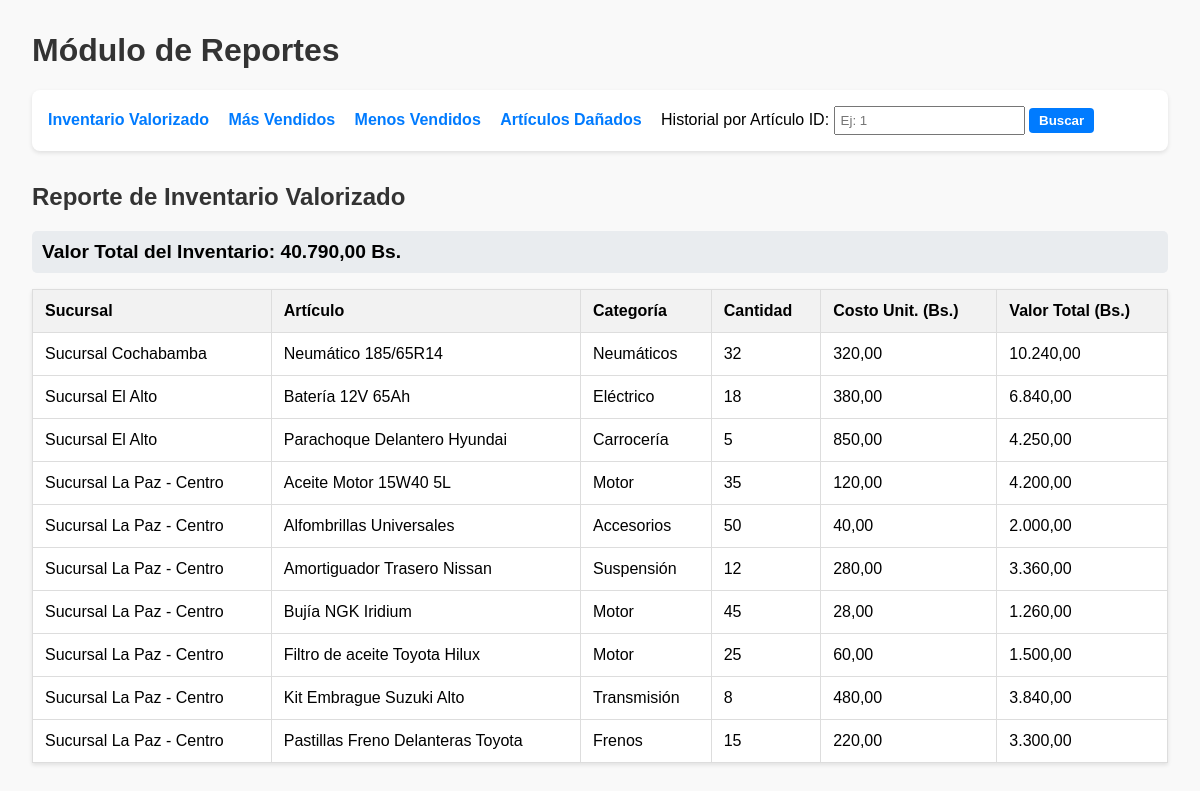
Page /presentacion/reportes.php?reporte=inventario_valorizado on the committed database.
### tables this page shows
CREATE TABLE `inventario_stock` (
  `id_stock` int(11) NOT NULL,
  `id_articulo` int(11) NOT NULL,
  `id_sucursal` int(11) NOT NULL,
  `cantidad` int(11) NOT NULL DEFAULT 0,
  `stock_minimo_rojo` int(11) NOT NULL DEFAULT 3,
  `stock_minimo_naranja` int(11) NOT NULL DEFAULT 6,
  `ubicacion_exacta` varchar(100) DEFAULT NULL
);

CREATE TABLE `sucursales` (
  `id_sucursal` int(11) NOT NULL,
  `nombre` varchar(100) NOT NULL,
  `direccion` varchar(255) DEFAULT NULL
);

CREATE TABLE `articulos` (
  `id_articulo` int(11) NOT NULL,
  `id_categoria` int(11) NOT NULL,
  `codigo_articulo` varchar(50) NOT NULL,
  `descripcion` varchar(255) NOT NULL,
  `codigo_barras_qr` varchar(100) DEFAULT NULL,
  `precio_venta` decimal(10,2) NOT NULL,
  `costo_compra_promedio` decimal(10,2) NOT NULL DEFAULT 0.00
);

CREATE TABLE `categorias` (
  `id_categoria` int(11) NOT NULL,
  `nombre_categoria` varchar(100) NOT NULL,
  `descripcion` text DEFAULT NULL
);

### datos/conexion.php (called while the page is built)
<?php
class Conexion {
    public static function conectar() {
        $host = 'localhost';
        $db_name = 'almacen_autos';
        $username = 'root';
        $password = '123456';
        try {
            $pdo = new PDO("mysql:host=$host;dbname=$db_name;charset=utf8", $username, $password);
            $pdo->setAttribute(PDO::ATTR_ERRMODE, PDO::ERRMODE_EXCEPTION);
            return $pdo;
        } catch (PDOException $e) {
            die("¡Error de conexión!: " . $e->getMessage());
        }
    }
}
?>

### negocio/ReportesNegocio.php (called while the page is built, shortened)
<?php
require_once '../datos/ReportesDatos.php';
class ReportesNegocio {
    public function generarReporteInventarioValorizado() {
        $repo = new ReportesDatos();
        $inventarioCrudo = $repo->obtenerInventarioValorizado();
        $totalGeneral = 0;
        foreach ($inventarioCrudo as $item) {
            $totalGeneral += $item['valor_total_articulo'];
        }
        return [
            'detalle' => $inventarioCrudo,
            'total_general' => $totalGeneral
        ];
    }
}
?>

### datos/ReportesDatos.php (called while the page is built, shortened)
<?php
require_once 'conexion.php';
class ReportesDatos {
    private $pdo;
    public function __construct() {
        $this->pdo = Conexion::conectar();
    }
    public function obtenerInventarioValorizado() {
        $sql = "
            SELECT
                s.nombre AS sucursal,
                c.nombre_categoria,
                a.descripcion AS articulo,
                i.cantidad,
                a.costo_compra_promedio,
                (i.cantidad * a.costo_compra_promedio) AS valor_total_articulo
            FROM inventario_stock i
            JOIN articulos a ON i.id_articulo = a.id_articulo
            JOIN sucursales s ON i.id_sucursal = s.id_sucursal
            JOIN categorias c ON a.id_categoria = c.id_categoria
            WHERE i.cantidad > 0
            ORDER BY s.nombre, a.descripcion;
        ";
        $stmt = $this->pdo->prepare($sql);
        $stmt->execute();
        return $stmt->fetchAll(PDO::FETCH_ASSOC);
    }
}
?>

### presentacion/reportes.php (the view, shortened to what this page needs)
<?php
require_once '../negocio/ReportesNegocio.php';
$reporteActual = null;
$reporteData = null;
$reporteTitulo = "";
if (isset($_GET['reporte'])) {
    $reporteActual = $_GET['reporte'];
    $manager = new ReportesNegocio();
    switch ($reporteActual) {
        case 'inventario_valorizado':
            $reporteTitulo = "Reporte de Inventario Valorizado";
            $reporteData = $manager->generarReporteInventarioValorizado();
            break;
    }
}
?>
<!DOCTYPE html>
<html lang="es">
<head>
</head>
<body>
<div class="container">
    <h1>Módulo de Reportes</h1>
    <nav>
        <a href="?reporte=inventario_valorizado">Inventario Valorizado</a>
        <a href="?reporte=mas_vendidos">Más Vendidos</a>
        <a href="?reporte=menos_vendidos">Menos Vendidos</a>
        <a href="?reporte=articulos_danados">Artículos Dañados</a>
        <form action="?reporte=historial_articulo" method="POST">
            <label for="id_articulo">Historial por Artículo ID:</label>
            <input type="number" id="id_articulo" name="id_articulo" placeholder="Ej: 1" required>
            <button type="submit">Buscar</button>
        </form>
    </nav>
    <?php if ($reporteData): ?>
        <h2><?php echo $reporteTitulo; ?></h2>
        <?php switch ($reporteActual):
            case 'inventario_valorizado': ?>
                <div class="total">
                    Valor Total del Inventario: <?php echo number_format($reporteData['total_general'], 2, ',', '.'); ?> Bs.
                </div>
                <table>
                    <thead>
                        <tr>
                            <th>Sucursal</th><th>Artículo</th><th>Categoría</th><th>Cantidad</th><th>Costo Unit. (Bs.)</th><th>Valor Total (Bs.)</th>
                        </tr>
                    </thead>
                    <tbody>
                        <?php foreach ($reporteData['detalle'] as $item): ?>
                        <tr>
                            <td><?php echo htmlspecialchars($item['sucursal']); ?></td>
                            <td><?php echo htmlspecialchars($item['articulo']); ?></td>
                            <td><?php echo htmlspecialchars($item['nombre_categoria']); ?></td>
                            <td><?php echo $item['cantidad']; ?></td>
                            <td><?php echo number_format($item['costo_compra_promedio'], 2, ',', '.'); ?></td>
                            <td><?php echo number_format($item['valor_total_articulo'], 2, ',', '.'); ?></td>
                        </tr>
                        <?php endforeach; ?>
                    </tbody>
                </table>
            <?php break; ?>
        <?php endswitch; ?>
    <?php else: ?>
        <p>Por favor, selecciona un reporte para generar.</p>
    <?php endif; ?>
</div>
</body>
</html>

### presentacion/reportes.php (style rules this page uses)
body { font-family: sans-serif; margin: 2em; background-color: #f9f9f9; }
nav { background-color: #fff; padding: 1em; border-radius: 8px; box-shadow: 0 2px 4px rgba(0,0,0,0.1); margin-bottom: 2em; }
nav a, nav button { margin-right: 15px; text-decoration: none; color: #007bff; font-weight: bold; }
nav form { display: inline-block; }
nav input { padding: 5px; }
nav button { padding: 5px 10px; background-color: #007bff; color: white; border: none; cursor: pointer; border-radius: 4px; }
table { width: 100%; border-collapse: collapse; margin-top: 1em; background-color: #fff; box-shadow: 0 2px 4px rgba(0,0,0,0.1); }
th, td { border: 1px solid #ddd; padding: 12px; text-align: left; }
th { background-color: #f2f2f2; }
h1, h2 { color: #333; }
.total { font-size: 1.2em; font-weight: bold; margin-top: 1em; background-color: #e9ecef; padding: 10px; border-radius: 5px; }
.container { max-width: 1200px; margin: auto; }

### rows in the picture
inventario_stock: id_sucursal.nombre "Sucursal Cochabamba", id_articulo.descripcion "Neumático 185/65R14", categorias.nombre_categoria "Neumáticos", cantidad "32", id_articulo.costo_compra_promedio "320,00", valor_total_articulo "10.240,00"
inventario_stock: id_sucursal.nombre "Sucursal El Alto", id_articulo.descripcion "Batería 12V 65Ah", categorias.nombre_categoria "Eléctrico", cantidad "18", id_articulo.costo_compra_promedio "380,00", valor_total_articulo "6.840,00"
inventario_stock: id_sucursal.nombre "Sucursal El Alto", id_articulo.descripcion "Parachoque Delantero Hyundai", categorias.nombre_categoria "Carrocería", cantidad "5", id_articulo.costo_compra_promedio "850,00", valor_total_articulo "4.250,00"
inventario_stock: id_sucursal.nombre "Sucursal La Paz - Centro", id_articulo.descripcion "Aceite Motor 15W40 5L", categorias.nombre_categoria "Motor", cantidad "35", id_articulo.costo_compra_promedio "120,00", valor_total_articulo "4.200,00"
inventario_stock: id_sucursal.nombre "Sucursal La Paz - Centro", id_articulo.descripcion "Alfombrillas Universales", categorias.nombre_categoria "Accesorios", cantidad "50", id_articulo.costo_compra_promedio "40,00", valor_total_articulo "2.000,00"
inventario_stock: id_sucursal.nombre "Sucursal La Paz - Centro", id_articulo.descripcion "Amortiguador Trasero Nissan", categorias.nombre_categoria "Suspensión", cantidad "12", id_articulo.costo_compra_promedio "280,00", valor_total_articulo "3.360,00"
inventario_stock: id_sucursal.nombre "Sucursal La Paz - Centro", id_articulo.descripcion "Bujía NGK Iridium", categorias.nombre_categoria "Motor", cantidad "45", id_articulo.costo_compra_promedio "28,00", valor_total_articulo "1.260,00"
inventario_stock: id_sucursal.nombre "Sucursal La Paz - Centro", id_articulo.descripcion "Filtro de aceite Toyota Hilux", categorias.nombre_categoria "Motor", cantidad "25", id_articulo.costo_compra_promedio "60,00", valor_total_articulo "1.500,00"
inventario_stock: id_sucursal.nombre "Sucursal La Paz - Centro", id_articulo.descripcion "Kit Embrague Suzuki Alto", categorias.nombre_categoria "Transmisión", cantidad "8", id_articulo.costo_compra_promedio "480,00", valor_total_articulo "3.840,00"
inventario_stock: id_sucursal.nombre "Sucursal La Paz - Centro", id_articulo.descripcion "Pastillas Freno Delanteras Toyota", categorias.nombre_categoria "Frenos", cantidad "15", id_articulo.costo_compra_promedio "220,00", valor_total_articulo "3.300,00"

### other values in the picture
$reporteTitulo "Reporte de Inventario Valorizado"
$reporteData['total_general'] "40.790,00"
